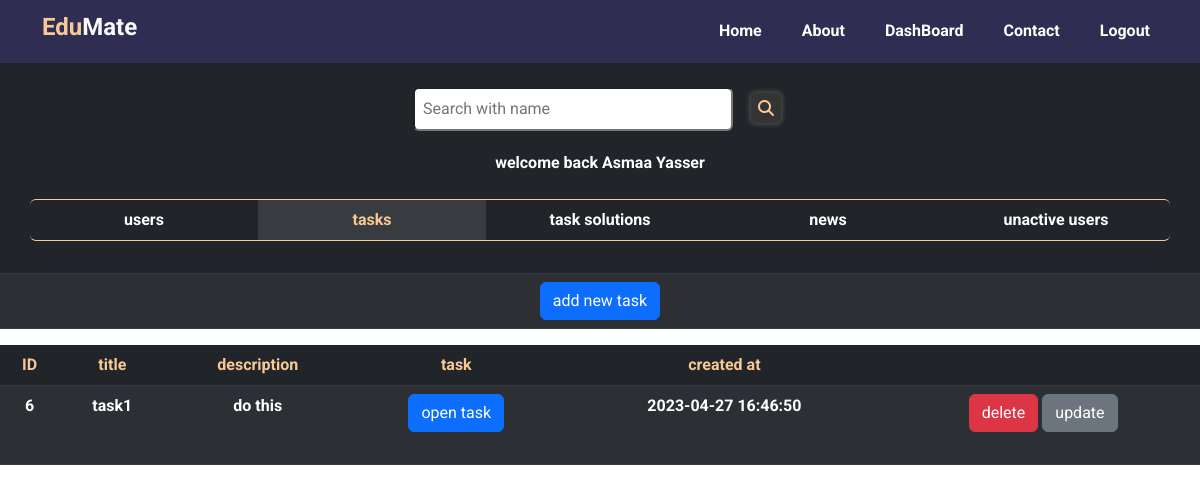
The app's page /heads/task.php (signed in) with its own data.
### tables this page shows
CREATE TABLE `heads` (
  `id` int(11) NOT NULL,
  `name` varchar(255) NOT NULL,
  `photo` varchar(255) NOT NULL,
  `phoneNum` int(11) NOT NULL,
  `email` varchar(255) NOT NULL,
  `password` varchar(255) NOT NULL,
  `committe_id` int(11) NOT NULL,
  `apply` tinyint(4) NOT NULL DEFAULT 0
);

CREATE TABLE `tasks` (
  `id` int(11) NOT NULL,
  `title` varchar(255) NOT NULL,
  `description` varchar(255) DEFAULT NULL,
  `path` varchar(255) NOT NULL,
  `head_id` int(11) NOT NULL,
  `created` timestamp NOT NULL DEFAULT current_timestamp() ON UPDATE current_timestamp()
);

### heads/task.php (the view, shortened to what this page needs)
<?php
if (isset($_SESSION['id'])) {
    require '../connect.php';
    $use = $con->prepare('select apply from heads where id = ? ');
    $use->execute(array($_SESSION['id']));
    $coun = $use->fetch();
    if($coun[0]){
    ?>
<!DOCTYPE html>
<html lang="en">
<head>
    <link rel="stylesheet" href="../css/normalize.css">
    <link rel="stylesheet" href="../css/bootstrap.min.css">
    <link rel="stylesheet" href="../css/all.min.css">
    <link rel="stylesheet" href="../css/Style.css">
    <link rel="stylesheet" href="https://cdn.jsdelivr.net/npm/swiper@9/swiper-bundle.min.css" />
</head>
<body>
<?php
require 'header.php';
?>
    <section class="Dashboard fw-bold text-center">
        <div class="users_info pt-4 bg-dark">
            <div class="search">
                <form action=" " method="get">
                    <input class="input_search me-2" type="search" placeholder="Search with name" name="search" aria-label="Search">
                    <button type="submit" class="search_icon"  style="background-color:transparent;border:0"><i class="fa-solid fa-magnifying-glass"></i></button>
                </form>
                <?php
                    $usek = $con->prepare('select name from heads where id = ? ');
                    $usek->execute(array($_SESSION['id']));
                    $counk = $usek->fetch();
                ?>
                <div style=' color:white'>welcome back <?= $counk[0]?></div>
            </div>
            <table class="table table-dark table-striped">
                <thead>
                    <tr>
                        <th>
                            <div class="container">
                                <div class="row methods mt-3 mb-4 rounded">
                                    <a class="col nav-link p-2" href="./DashBoard.php" >users</a>
                                    <a class="col nav-link p-2 active" href="./task.php" >tasks</a>
                                    <a class="col nav-link p-2" href="./solutions.php" >task solutions</a>
                                    <a class="col nav-link p-2" href="./new.php" >news</a>
                                    <a class="col nav-link p-2" href="./unactive.php" >unactive users</a>
                                </div>
                            </div>
                        </th>
                    </tr>
                </thead>
                <tbody>
                    <tr>
                        <td colspan="3"><button type="button" class="btn btn-primary" data-bs-toggle="modal" data-bs-target="#exampleModal" data-bs-whatever="@mdo">add new task</button></td>
                    </tr>
                </tbody>
            </table>
        </div>
        <table class="table table-dark table-striped mt-1">
            <thead>
                <tr class="Header_elements">
                    <th scope="col">ID</th>
                    <th scope="col">title</th>
                    <th scope="col">description</th>
                    <th scope="col">task</th>
                    <th scope="col">created at</th>
                    <th scope="col"></th>
                </tr>
            </thead>
            <tbody>
                <?php
                $select = $con->prepare(' select * from tasks where head_id = ? ');
                $select->execute(array($_SESSION['id']));
                $committes = $select->fetchAll();
                foreach($committes as $committe){
            ?>
                <tr>
                <th scope="row"><?=$committe['id']?></th>
                <td><?=$committe['title']?></td>
                <td><?=$committe['description']?></td>
                <td><?php
                    if($committe['path']){
                        echo '<a href="uploads/'.$committe['path'].'" target="_blank"><div color="black"><button class="btn btn-primary" >open task</button></div></a><br>';
                    }
                    ?></td>
                    <td><?=$committe['created']?></td>
                    <td><button class="btn btn-danger"  onclick="deletecommitte(<?=$committe['id']?>)">delete</button>
                    <button class="btn btn-secondary" onclick="editcommitte(`<?=$committe['title']?>` ,`<?=$committe['description']?>`,`<?=$committe['id']?>`)">update</button>
                    </td>
                </tr>
                <?php } ?>
            </tbody>
        </table>
    </section>
</body>
</html>
<?php
    }
} else {
    header('Location: ../404.php');
    exit();
}
?>

### css/Style.css (style rules this page uses)
:root { --dark-color: #2F2D52; --green-color: #B2F4DB; --yellow-color: #F9C995; --section-color: #eff7fa; --heading-color: #2D2F50; }
* { box-sizing: border-box; }
body { font-family: 'Roboto', sans-serif; min-height: 100vh; }
.Dashboard .search .input_search { width: 20rem; margin-bottom: 20px; padding: 0.5rem; outline: none; border-radius: 6px; }
.Dashboard .search .search_icon i { background-color: #343434; width: 30px; height: 30px; display: flex; justify-content: center; align-items: center; color: var(--yellow-color); border-radius: 6px; box-shadow: 0 0 4px 2px #494949; }
.Dashboard .methods { border: 1px solid var(--yellow-color); border-left: none; border-right: none; border-color: var(--yellow-color); }
.Dashboard .methods .nav-link { color: white; border: none; background-color: transparent; transition: 0.3s; }
.Dashboard .methods .nav-link.active { color: var(--yellow-color); background-color: rgba(255, 255, 255, 0.1); }
.Dashboard .Header_elements th { color: var(--yellow-color); }

### records on screen
heads: name "Asmaa Yasser"
tasks: id "6", title "task1", description "do this", created "2023-04-27 16:46:50"
